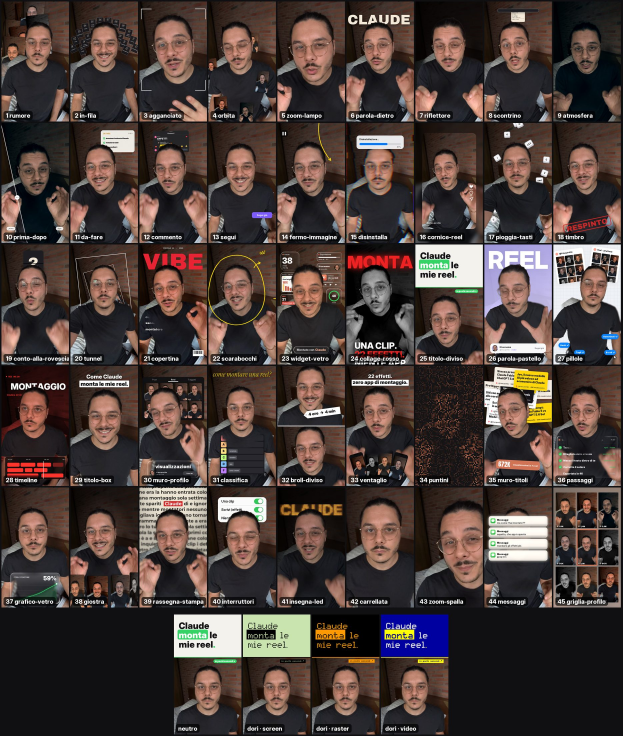
#> input picture assets/anteprima.jpg, 1867 x 2208 px (shown at 1/3 size); its folder holds only this picture in this run
$ python -i draw.py   (imports and definitions only)
#> lines starting #> are read from the running program, lines starting #| are printed output that depends on the picture
### effetti/theme.py
"""Il tema: colori, caratteri e stile di tutti gli effetti.

Senza tema gli effetti hanno il look originale (`neutro`). Un tema non riscrive gli effetti:
dà un valore ai **ruoli** che gli effetti usano. Ogni colore negli effetti è scritto così:

    P.c('accent', (217, 119, 87))

cioè "il ruolo accent, che nel look neutro vale (217, 119, 87)". Il tema neutro restituisce
il valore scritto; un tema restituisce il colore che ha dato a quel ruolo. Un ruolo che il
tema non definisce resta neutro.

Un tema è un file JSON (vedi docs/design-system.md e temi/):

    {"nome": "Dori",
     "design_system": "tokens.json", "tema": "dori",
     "colori": {"surface": "fx-surface", "on-surface": "fx-on-surface", "accent": "fx-accent", ...},
     "caratteri": {"display": "fonts/MatrixSansScreen-Regular.ttf", ...},
     "stile": {"raggio": 0, "ombre": true, "vetro": false, "bagliore": false, "sfumature": false}}

`colori` dà a ogni ruolo un token del design system (per nome) o un colore esadecimale.
Con un design system e senza `colori`, i ruoli si mappano da soli sui nomi di token più comuni.
"""
import colorsys, json, os

ROOT = os.path.dirname(os.path.dirname(os.path.abspath(__file__)))

# The roles every effect draws with. The neutral value of each one is written at the call site.
ROLES = {
    'surface': 'light cards, panels, pills and bubbles',
    'on-surface': 'text, lines and icons on a surface',
    'dark': 'dark cards, panels and bars',
    'on-dark': 'text and icons on a dark card',
    'over': 'type and marks drawn straight over the footage',
    'paper': 'printed paper: the receipt, the magazine, the newspaper',
    'accent': 'the one signal: the Claude orange, the Instagram blue, the highlighted word',
    'on-accent': 'text on an accent fill',
    'accent2': 'a second highlight: yellow, peach, purple',
    'success': 'ticks, toggles switched on, a graph that climbs',
    'danger': 'the stamp, the REC dot, the heart, the error bar',
    'muted': 'secondary text: counters, meta lines, placeholders',
    'line': 'outlines, rules, empty checkboxes, tracks',
    'ground': 'a full-frame room that replaces yours: lavender, grid paper, a dark set',
}

# Where a role reads its value when a design system is given without an explicit "colori" map.
AUTO = {
    'surface': ['surface', 'surface-100', 'bg', 'background', 'paper', 'white'],
    'on-surface': ['on-surface', 'fg', 'ink', 'text', 'foreground'],
    'dark': ['inverse', 'surface-inverse', 'fg', 'ink', 'foreground'],
    'on-dark': ['on-inverse', 'bg', 'background', 'paper'],
    'over': ['on-footage', 'over', 'on-video', 'white', 'bg'],
    'paper': ['paper', 'surface', 'bg', 'background'],
    'accent': ['accent', 'primary', 'brand', 'signal'],
    'on-accent': ['on-accent', 'on-primary', 'on-brand'],
    'accent2': ['accent2', 'accent-2', 'secondary', 'accent'],
    'success': ['success', 'positive', 'ok', 'green', 'accent'],
    'danger': ['danger', 'error', 'negative', 'red', 'accent'],
    'muted': ['muted', 'text-muted', 'secondary-text', 'fg'],
    'line': ['dim', 'line', 'border', 'rule', 'muted'],
    'ground': ['ground', 'bg', 'background'],
}

# Her 14 font kinds fall into five groups; a theme replaces a group (or a single kind).
GROUPS = {'display': ('bold', 'anton'), 'serif': ('serif', 'didone', 'didoneb', 'didonei'),
          'mono': ('mono',), 'hand': ('hand',), 'ui': ('ui', 'uim', 'uib', 'mont', 'monts', 'montb')}
FONT = {k: os.path.join(ROOT, 'fonts', v) for k, v in {
    'bold': 'ArchivoBlack-Regular.ttf', 'serif': 'InstrumentSerif-Italic.ttf', 'mono': 'SpaceMono-Bold.ttf',
    'hand': 'PermanentMarker-Regular.ttf', 'ui': 'Inter.ttf', 'uim': 'Inter.ttf', 'uib': 'Inter.ttf',
    'anton': 'Anton-Regular.ttf', 'mont': 'Montserrat.ttf', 'monts': 'Montserrat.ttf', 'montb': 'Montserrat.ttf',
    'didone': 'PlayfairDisplay.ttf', 'didoneb': 'PlayfairDisplay.ttf', 'didonei': 'PlayfairDisplay-Italic.ttf'}.items()}
# Variable-font axes of the neutral fonts: Inter (optical size, weight), Montserrat and Playfair (weight)
WGHT = {'ui': (24, 640), 'uim': (24, 540), 'uib': (32, 860), 'mont': (700,), 'monts': (600,), 'montb': (800,),
        'didone': (500,), 'didoneb': (800,), 'didonei': (500,)}


# The text colour of each ground, for P.c(..., on=ground)
ON = {'dark': 'on-dark', 'surface': 'on-surface', 'paper': 'on-surface', 'ground': 'on-surface', 'accent': 'on-accent'}


# [31 lines left out: functions contrast, deepen, hexrgb, not called in this run]


class Theme:
    def __init__(self):
        self.name = 'neutro'
        self.roles = {}            # role -> (r, g, b)
        self.fonts = {}            # kind -> path
        self.font_axes = {}        # kind -> variable-font axes, e.g. [800] for the weight
        self.radius = 1.0          # 1 = the original corners, 0 = square
        self.shadows = True
        self.glass = True
        self.glow = True
        self.gradients = True
        self.tints = []            # (r, g, b) a theme's palette of hues, e.g. pastels: see _tint()
        self.tint_roles = set()    # the roles whose colours keep their meaning by hue

    @property
    def neutral(self): return not self.roles

    # [34 lines left out: functions c, _tint, not called in this run]

    def r(self, px):
        """A corner radius, scaled by the theme (0 for square corners)."""
        return px if self.radius == 1 else px * self.radius

    def get(self, role):
        """The theme's colour for `role`, or None when the theme leaves it neutral."""
        return self.roles.get(role)

    # [7 lines left out: function f, not called in this run]

    def font_path(self, kind):
        return self.fonts.get(kind, FONT[kind])

    def axes(self, kind):
        return WGHT.get(kind) if kind not in self.fonts else self.font_axes.get(kind)


P = Theme()


# [84 lines left out: functions _tokens, use, not called in this run]


_cmaps = {}


# [10 lines left out: function covers, not called in this run]

### effetti/draw.py
"""The shared drawing kit every effect imports: easing, text, cards, compositing, camera moves, glass.

By Vibha Ramprakash (MIT), from claude-video-effects; ported to effetti-video, where every colour,
corner, shadow and glass panel goes through the theme (P, see theme.py) and every default text
through tr() (see i18n.py).

An effect is a function (c, e) called once per frame:
  c.img   the frame, float32 RGB 0..1, H x W x 3 (draw on it in place)
  c.m     the person mask, 0..1 (1 where you are)
  c.fx, c.fy, c.fw   your face: centre and width, in pixels
  c.lt    seconds since the effect started; c.t the video time; c.W, c.H the frame size
  e.o     the options; e.d the effect's length; e.start; e.state a dict for caches; e.cards your reels
"""
import math, os, random
import numpy as np
import cv2
from PIL import Image, ImageDraw, ImageFont, ImageFilter

from .theme import P, ROOT, FONT, WGHT, covers
from .i18n import tr, effetto, num, decimal_comma

# The neutral palette. Effects take colours through P.c(role, neutral), so a theme can replace them.
CREAM, INK, PEACH, YELLOW = (244, 233, 216), (22, 22, 24), (255, 183, 165), (255, 214, 10)
GREEN, BLUE, PURPLE, ORANGE, RED = (52, 211, 102), (10, 132, 255), (124, 92, 255), (217, 119, 87), (238, 34, 34)  # GREEN as the original renders it (it was rebound to this value further down)
NAMES = ['The Noise', 'The Lineup', 'Locked On', 'Orbit', 'Lean-In', 'Backdrop Word', 'Spotlight', 'The Bill',
         'Moody', 'Swipe', 'The To-Do', 'Comment Box', 'The Tap', 'Pause & Point', 'Uninstall', 'Reel Frame',
         'Shortcut Rain', 'Reject Stamp', 'Countdown Flip', 'Rabbit Hole', 'Cover Star', 'Scribble']
NOMI = ['Rumore', 'In fila', 'Agganciato', 'Orbita', 'Zoom lampo', 'Parola dietro', 'Riflettore', 'Scontrino',
        'Atmosfera', 'Prima e dopo', 'Da fare', 'Commento', 'Segui', 'Fermo immagine', 'Disinstalla', 'Cornice reel',
        'Pioggia di tasti', 'Timbro', 'Conto alla rovescia', 'Tunnel', 'Copertina', 'Scarabocchi']


def clamp(x, a=0.0, b=1.0): return max(a, min(b, x))


def ease_out(x): x = clamp(x); return 1 - (1 - x) ** 3


def ease_inout(x): x = clamp(x); return 3 * x * x - 2 * x * x * x


def ease_back(x): x = clamp(x); s = 1.7; x -= 1; return x * x * ((s + 1) * x + s) + 1


def ramp(c, e, t_in=0.25, t_out=0.2): return clamp(c.lt / t_in) * clamp((e.d - c.lt) / t_out) if t_out else clamp(c.lt / t_in)


# [4 lines left out: function rgb, not called in this run]


_fc = {}


# [61 lines left out: functions font, fontfor, font_neutral, text_img, fit_text, rrect, not called in this run]


def shadowed(im, blur=18, dy=10, alpha=120):
    pad = blur * 2 + abs(dy)
    out = Image.new('RGBA', (im.width + 2 * pad, im.height + 2 * pad), (0, 0, 0, 0))
    if not P.shadows:  # same size, so everything lands where it would have
        out.alpha_composite(im, (pad, pad)); return out
    a = im.split()[3].point(lambda v: v * alpha // 255)
    sh = Image.new('RGBA', im.size, (0, 0, 0, 255)); sh.putalpha(a)
    out.paste(sh, (pad, pad + dy), sh)
    out = out.filter(ImageFilter.GaussianBlur(blur))
    out.alpha_composite(im, (pad, pad))
    return out


def to_np(im): return np.asarray(im.convert('RGBA'), dtype=np.float32) / 255.0


# [61 lines left out: functions comp, place, camera, face_cam, grade, not called in this run]


_vig = {}


# [37 lines left out: functions vignette, card, vary, footage, not called in this run]


def cached(e, key, fn):
    if key not in e.state: e.state[key] = fn()
    return e.state[key]


_grid = {}


# [18 lines left out: functions grid, heart, hand_path, not called in this run]


def arrow_pts(x0, y0, x1, y1, bend=0.25, n=40):
    mx, my = (x0 + x1) / 2 - (y1 - y0) * bend, (y0 + y1) / 2 + (x1 - x0) * bend
    return [((1 - t) ** 2 * x0 + 2 * (1 - t) * t * mx + t * t * x1, (1 - t) ** 2 * y0 + 2 * (1 - t) * t * my + t * t * y1) for t in np.linspace(0, 1, n)]


# [4 lines left out: function arrow_head, not called in this run]


def pop(c, t0, dur=0.3): return ease_back((c.lt - t0) / dur) if c.lt > t0 else 0.0


def fade(c, e, t=0.2): return clamp((e.d - c.lt) / t)


# [65 lines left out: functions glass, on_glass, face_chip, cursor, not called in this run]


def tick(d, x, y, s, color=(255, 255, 255, 255), w=None):
    d.line([(x, y + s * 0.5), (x + s * 0.36, y + s * 0.85), (x + s, y + s * 0.1)], fill=color, width=w or max(3, int(s / 5)), joint='curve')


# [69 lines left out: functions lines_fit, shift, thumb_grid, rich, np_thumb, glow_panel and 1 more, not called in this run]

>>> import cv2
>>> picture = cv2.imread('../assets/anteprima.jpg', cv2.IMREAD_GRAYSCALE)
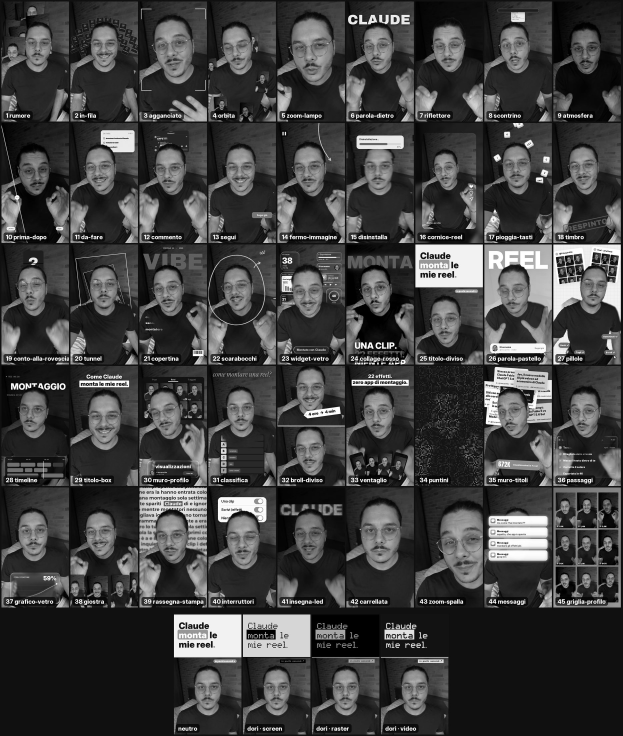
#> picture: shape (2208, 1867) (shown at 1/3 size); min 0, max 255, mean 64.8
>>> result = shadowed(picture)
#> (the run stopped early here; a loop or call above may not have finished)
